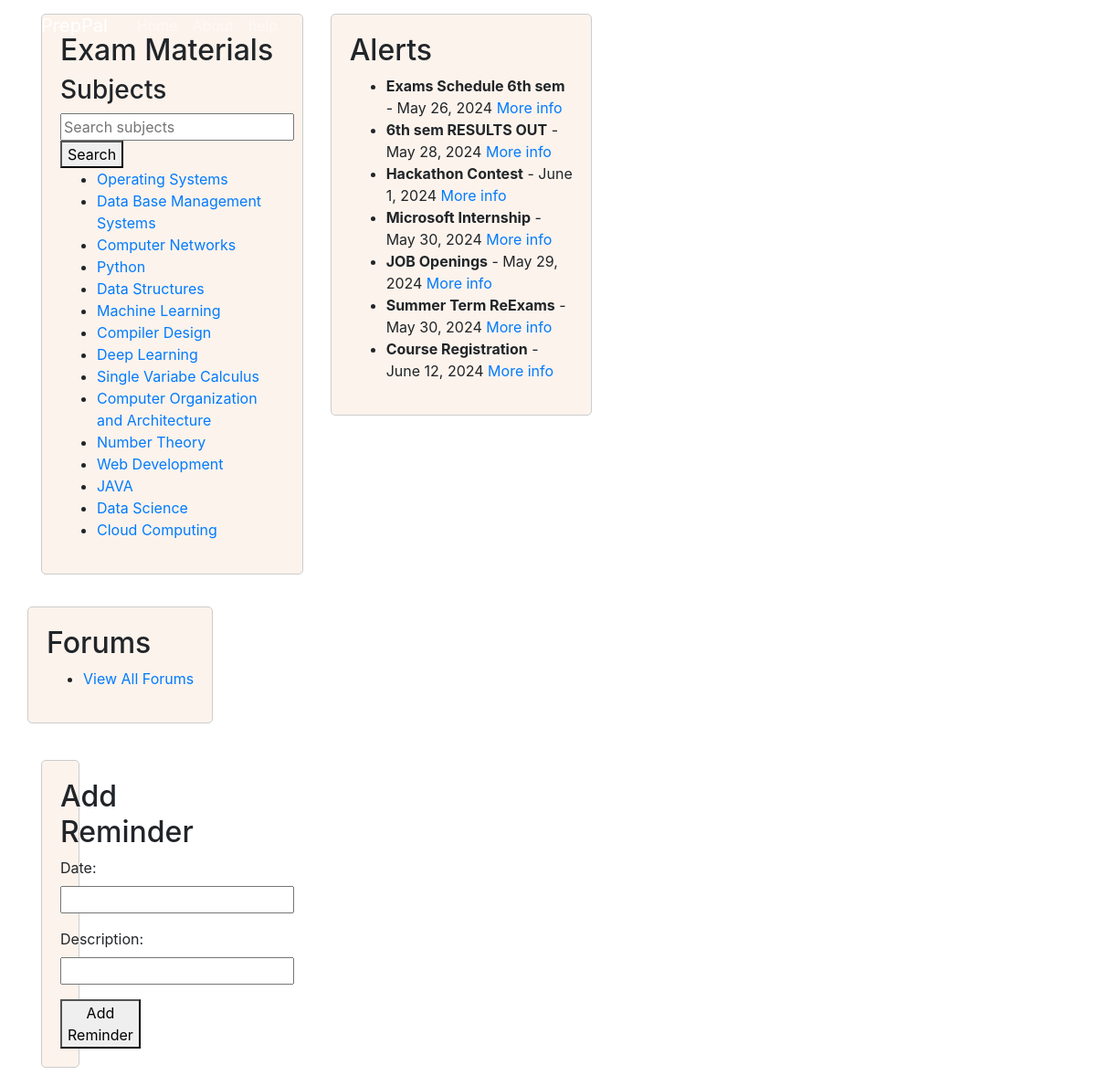
The page /home on the database its author committed.
### blog/models.py (models this page shows, shortened)
class Subject(models.Model):
    name = models.CharField(max_length=100)

class Announcement(models.Model):
    name = models.CharField(max_length=200)
    date = models.DateField()
    link = models.URLField(blank=True, null=True)

### blog/views.py (the view)
# urls.py: path('home', views.home, name='blog-home'),
def home(request):
    query = request.GET.get('q')
    if query:
        subjects = Subject.objects.filter(name__icontains=query)
    else:
        subjects = Subject.objects.all()
    announcements = Announcement.objects.all()
    if request.method == 'POST':
        form = ReminderForm(request.POST)
        if form.is_valid():
            form.save()
            return redirect('blog-home')
    else:
        form = ReminderForm()
    reminders = Reminder.objects.all()
    return render(request, 'blog/home.html', {
        'subjects': subjects,
        'announcements': announcements,
        'form': form,
        'reminders': reminders
    })

### blog/forms.py
class ReminderForm(forms.ModelForm):
    class Meta:
        model = Reminder
        fields = ['date', 'description']

### blog/templates/blog/home.html (shortened to what this page needs)
{% extends "blog/base.html" %}
{% block content %}
<div class="row">
    <div class="col-md-5">
        <div class="section">
            <h2>Exam Materials</h2>
            <div class="tab-container">
                <h3>Subjects</h3>
                <form method="get" action="{% url 'blog-home' %}">
                    <input type="text" name="q" placeholder="Search subjects" value="{{ request.GET.q }}">
                    <button type="submit">Search</button>
                </form>
                <ul class="subject-list">
                    {% for subject in subjects %}
                        <li><a href="{% url 'subject-detail' subject.id %}">{{ subject.name }}</a></li>
                    {% endfor %}
                </ul>
            </div>
        </div>
    </div>
    <div class="col-md-5">
        <div class="section">
            <h2>Alerts</h2>
            <ul>
                {% for announcement in announcements %}
                    <li>
                        <strong>{{ announcement.name }}</strong> - {{ announcement.date }}
                        {% if announcement.link %}
                            <a href="{{ announcement.link }}">More info</a>
                        {% endif %}
                    </li>
                {% endfor %}
            </ul>
        </div>
    </div>
    <div class="col-md-1.5">
        <div class="section forums-section">
            <h2>Forums</h2>
            <ul>
                <li><a href="{% url 'forum-list' %}">View All Forums</a></li>
            </ul>
        </div>
    </div>
</div>
<div class="row">
    <div class="col-md-1">
        <div class="section add-reminder-section">
            <h2>Add Reminder</h2>
            <form method="post">
                {{ form.as_p }}
                <button type="submit">Add Reminder</button>
            </form>
        </div>
    </div>
</div>
{% endblock content %}

### blog/static/blog/main.css (style rules this page uses)
body, html { margin: 0; padding: 0; }
.row { display: flex; flex-wrap: wrap; }
.col-md-5 { box-sizing: border-box; padding: 15px; }
.section { background-color: #fcf3ec; border: 1px solid #ccc; padding: 20px; border-radius: 5px; margin-bottom: 20px; }
.section h2 { margin-top: 0; }
.add-reminder-section { width: 100%; margin-top: 20px; }

### rows shown on the page
Subject: name "Operating Systems"
Subject: name "Data Base Management Systems"
Subject: name "Computer Networks"
Subject: name "Python"
Subject: name "Data Structures"
Subject: name "Machine Learning"
Subject: name "Compiler Design"
Subject: name "Deep Learning"
Subject: name "Single Variabe Calculus"
Subject: name "Computer Organization and Architecture"
Subject: name "Number Theory"
Subject: name "Web Development"
Subject: name "JAVA"
Subject: name "Data Science"
Subject: name "Cloud Computing"
Announcement: name "Exams Schedule 6th sem", date "May 26, 2024"
Announcement: name "6th sem RESULTS OUT", date "May 28, 2024"
Announcement: name "Hackathon Contest", date "June 1, 2024"
Announcement: name "Microsoft Internship", date "May 30, 2024"
Announcement: name "JOB Openings", date "May 29, 2024"
Announcement: name "Summer Term ReExams", date "May 30, 2024"
Announcement: name "Course Registration", date "June 12, 2024"
